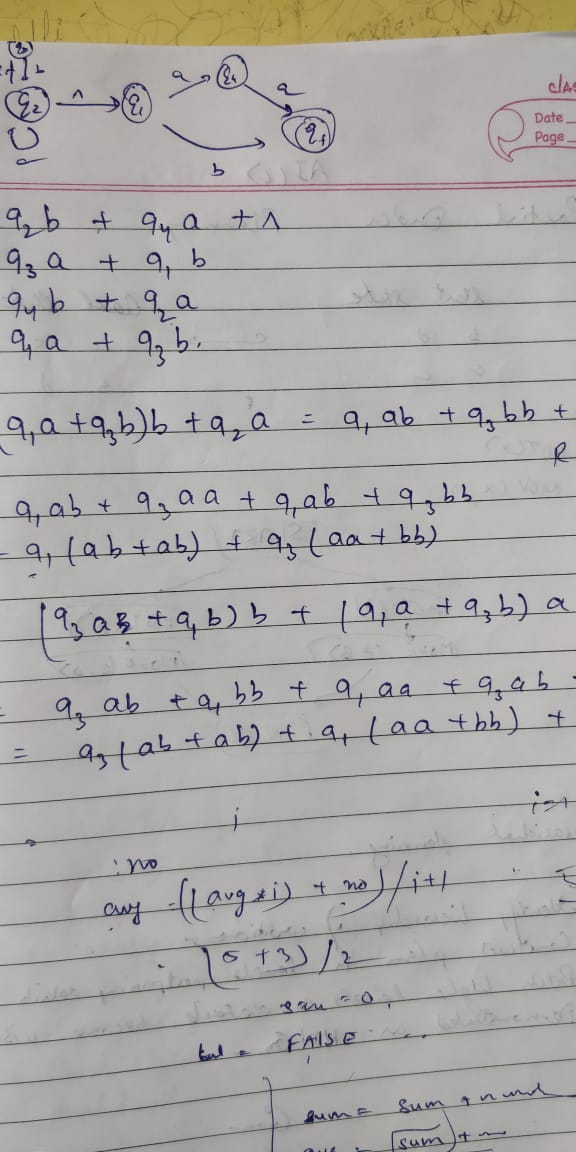
#> input picture test.jpeg, 576 x 1152 px
$ python main.py test.jpeg test.jpeg test.jpeg test.jpeg
#> lines starting #> are read from the running program, lines starting #| are printed output that depends on the picture
import sys
from PIL import Image, ImageOps
#import PIL
'''
img1 = sys.argv[1]
img2 = sys.argv[2]
img3 = sys.argv[3]
colour = sys.argv[4]

5
img1 = input("Enter 1st image: ")
img2 = input("Enter 2nd image: ")
img3 = input("Enter 3rd image: ")
'''


#colour = input("Enter the colour (out of red/blue/green) which you want to remove: ")
img = Image.open(sys.argv[1])
#> img is the input picture: PIL image 576x1152 RGB; mean R, G, B 171.3, 168.3, 166.3
'''
image_data = image.load()

height,width = image.size

for loop1 in range(height):
	for loop2 in range(width):
		r,g,b = image_data[loop1,loop2]
		if image_data[loop1,loop2] != r:
			image_data[loop1,loop2] = 0,0,0

#image.save('final_output.jpeg')
#image = ImageOps.posterize(image,2)

image.show()
'''
pixels = img.load() # create the pixel map

for i in range(img.size[0]): # for every pixel:
	for j in range(img.size[1]):
		if pixels[i,j] <= (110, 0,0): # or pixels[i,j] != (255,255,255):
		# change to black if not red
			pixels[i,j] = (0, 0 ,0)


img.save('final_output.jpeg')
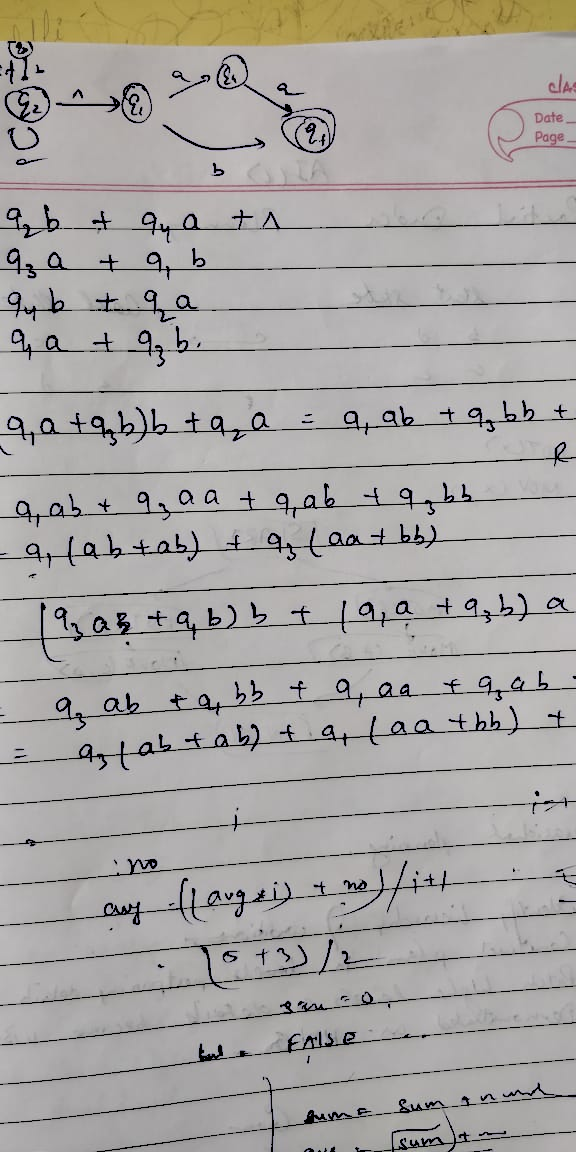
#> saved as final_output.jpeg: PIL image 576x1152 RGB; mean R, G, B 168.1, 165.2, 162.7
